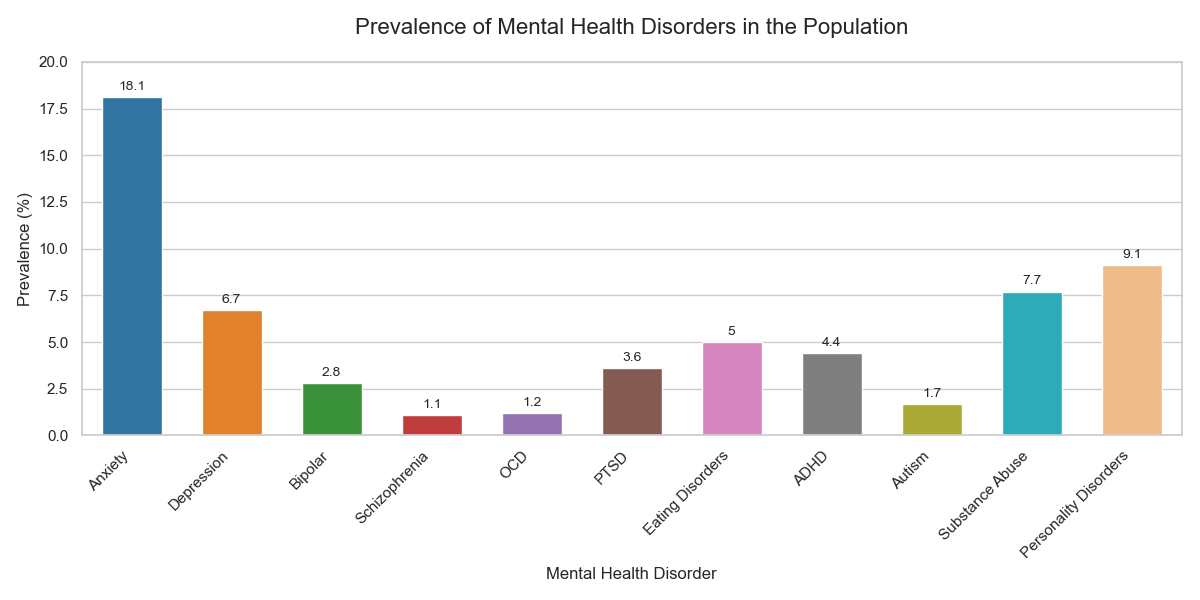

This chart was generated by the following Python code:

import seaborn as sns
import matplotlib.pyplot as plt
import pandas as pd

data = {
    'Disorder': ['Anxiety', 'Depression', 'Bipolar', 'Schizophrenia', 'OCD', 'PTSD', 
                 'Eating Disorders', 'ADHD', 'Autism', 'Substance Abuse', 'Personality Disorders'],
    'Prevalence': [18.1, 6.7, 2.8, 1.1, 1.2, 3.6, 5.0, 4.4, 1.7, 7.7, 9.1]
}

df = pd.DataFrame(data)

f, ax = plt.subplots(figsize=(12, 6))

palette = ['#1f77b4', '#ff7f0e', '#2ca02c', '#d62728', '#9467bd', '#8c564b', 
           '#e377c2', '#7f7f7f', '#bcbd22', '#17becf', '#ffbb78']

sns.barplot(x='Disorder', y='Prevalence', data=df, palette=palette, ax=ax, width=0.6)

ax.set(ylim=(0, 20), xlabel="Mental Health Disorder", ylabel="Prevalence (%)")
ax.set_title('Prevalence of Mental Health Disorders in the Population', fontsize=16, pad=20)

for container in ax.containers:
    ax.bar_label(container, label_type='edge', padding=3, fontsize=10)

plt.xticks(rotation=45, ha='right')
plt.tight_layout()
plt.show()
